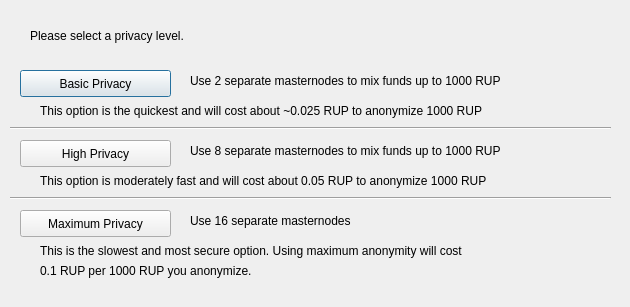
<?xml version="1.0" encoding="UTF-8"?>
<ui version="4.0">
 <class>PrivateSendConfig</class>
 <widget class="QDialog" name="PrivateSendConfig">
  <property name="geometry">
   <rect>
    <x>0</x>
    <y>0</y>
    <width>630</width>
    <height>307</height>
   </rect>
  </property>
  <property name="windowTitle">
   <string>Configure PrivateSend</string>
  </property>
  <widget class="QPushButton" name="buttonBasic">
   <property name="geometry">
    <rect>
     <x>20</x>
     <y>70</y>
     <width>151</width>
     <height>27</height>
    </rect>
   </property>
   <property name="text">
    <string>Basic Privacy</string>
   </property>
  </widget>
  <widget class="QPushButton" name="buttonHigh">
   <property name="geometry">
    <rect>
     <x>20</x>
     <y>140</y>
     <width>151</width>
     <height>27</height>
    </rect>
   </property>
   <property name="text">
    <string>High Privacy</string>
   </property>
  </widget>
  <widget class="QPushButton" name="buttonMax">
   <property name="geometry">
    <rect>
     <x>20</x>
     <y>210</y>
     <width>151</width>
     <height>27</height>
    </rect>
   </property>
   <property name="text">
    <string>Maximum Privacy</string>
   </property>
  </widget>
  <widget class="QLabel" name="label">
   <property name="geometry">
    <rect>
     <x>30</x>
     <y>20</y>
     <width>571</width>
     <height>31</height>
    </rect>
   </property>
   <property name="text">
    <string>Please select a privacy level.</string>
   </property>
  </widget>
  <widget class="QLabel" name="label_2">
   <property name="geometry">
    <rect>
     <x>190</x>
     <y>70</y>
     <width>421</width>
     <height>21</height>
    </rect>
   </property>
   <property name="text">
    <string>Use 2 separate masternodes to mix funds up to 1000 RUP</string>
   </property>
  </widget>
  <widget class="QLabel" name="label_3">
   <property name="geometry">
    <rect>
     <x>190</x>
     <y>140</y>
     <width>411</width>
     <height>21</height>
    </rect>
   </property>
   <property name="text">
    <string>Use 8 separate masternodes to mix funds up to 1000 RUP</string>
   </property>
  </widget>
  <widget class="QLabel" name="label_4">
   <property name="geometry">
    <rect>
     <x>190</x>
     <y>210</y>
     <width>421</width>
     <height>21</height>
    </rect>
   </property>
   <property name="text">
    <string>Use 16 separate masternodes</string>
   </property>
  </widget>
  <widget class="QLabel" name="label_6">
   <property name="geometry">
    <rect>
     <x>40</x>
     <y>100</y>
     <width>561</width>
     <height>21</height>
    </rect>
   </property>
   <property name="text">
    <string>This option is the quickest and will cost about ~0.025 RUP to anonymize 1000 RUP</string>
   </property>
  </widget>
  <widget class="QLabel" name="label_7">
   <property name="geometry">
    <rect>
     <x>40</x>
     <y>170</y>
     <width>561</width>
     <height>21</height>
    </rect>
   </property>
   <property name="text">
    <string>This option is moderately fast and will cost about 0.05 RUP to anonymize 1000 RUP</string>
   </property>
  </widget>
  <widget class="QLabel" name="label_8">
   <property name="geometry">
    <rect>
     <x>40</x>
     <y>240</y>
     <width>561</width>
     <height>21</height>
    </rect>
   </property>
   <property name="text">
    <string>This is the slowest and most secure option. Using maximum anonymity will cost</string>
   </property>
  </widget>
  <widget class="QLabel" name="label_9">
   <property name="geometry">
    <rect>
     <x>40</x>
     <y>260</y>
     <width>561</width>
     <height>21</height>
    </rect>
   </property>
   <property name="text">
    <string>0.1 RUP per 1000 RUP you anonymize.</string>
   </property>
  </widget>
  <widget class="Line" name="line">
   <property name="geometry">
    <rect>
     <x>10</x>
     <y>120</y>
     <width>601</width>
     <height>16</height>
    </rect>
   </property>
   <property name="orientation">
    <enum>Qt::Horizontal</enum>
   </property>
  </widget>
  <widget class="Line" name="line_2">
   <property name="geometry">
    <rect>
     <x>10</x>
     <y>190</y>
     <width>601</width>
     <height>16</height>
    </rect>
   </property>
   <property name="orientation">
    <enum>Qt::Horizontal</enum>
   </property>
  </widget>
 </widget>
 <resources/>
 <connections/>
</ui>
